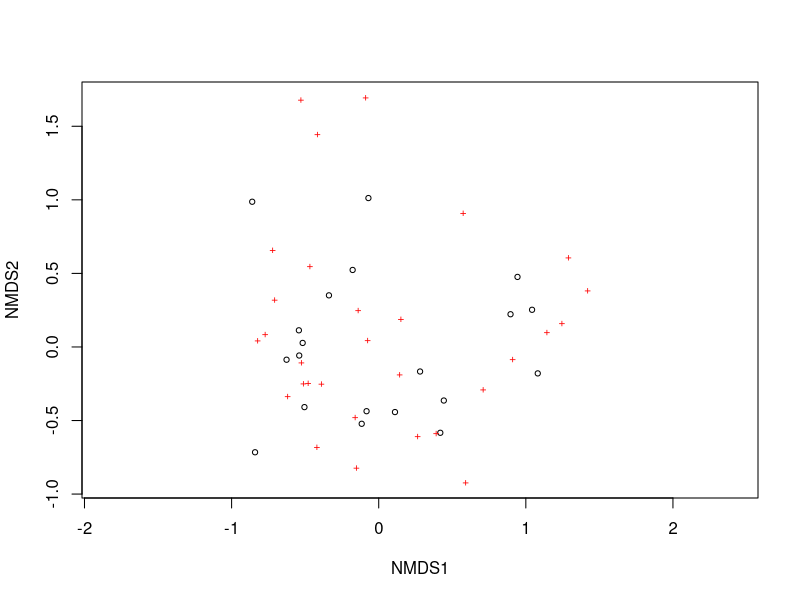
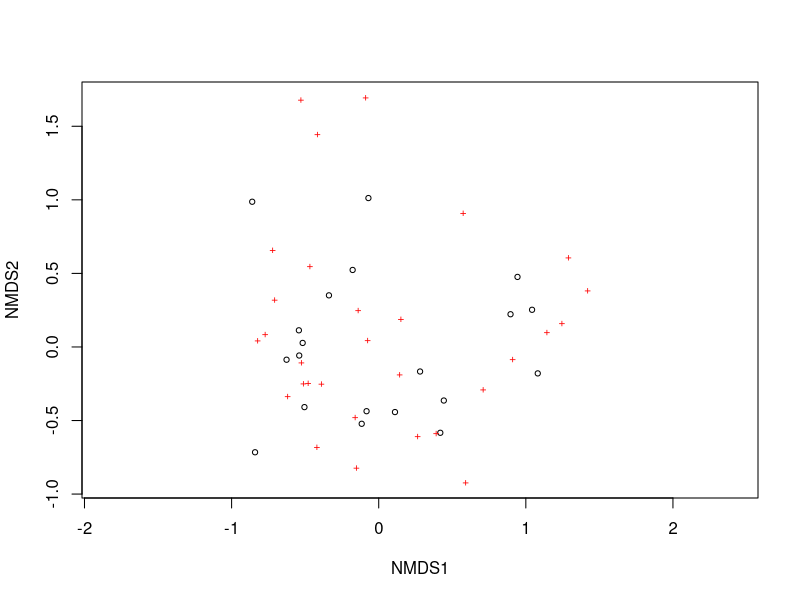
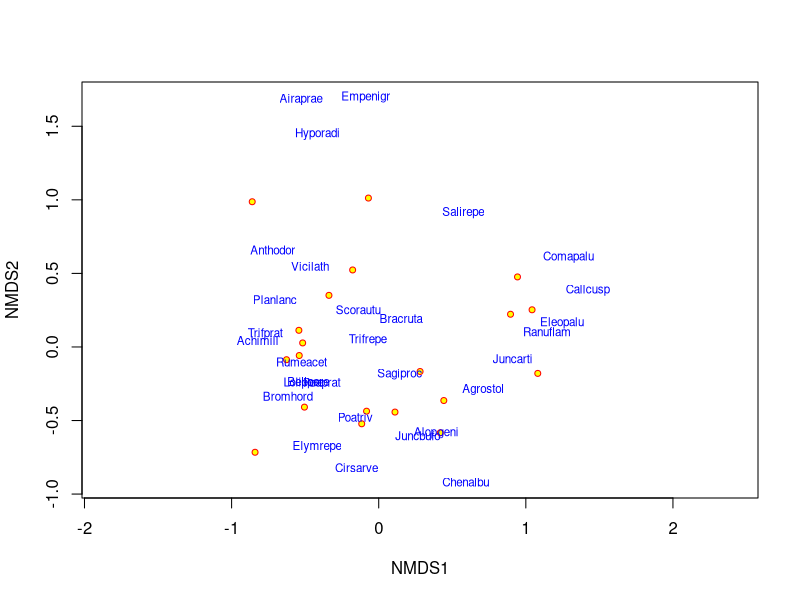
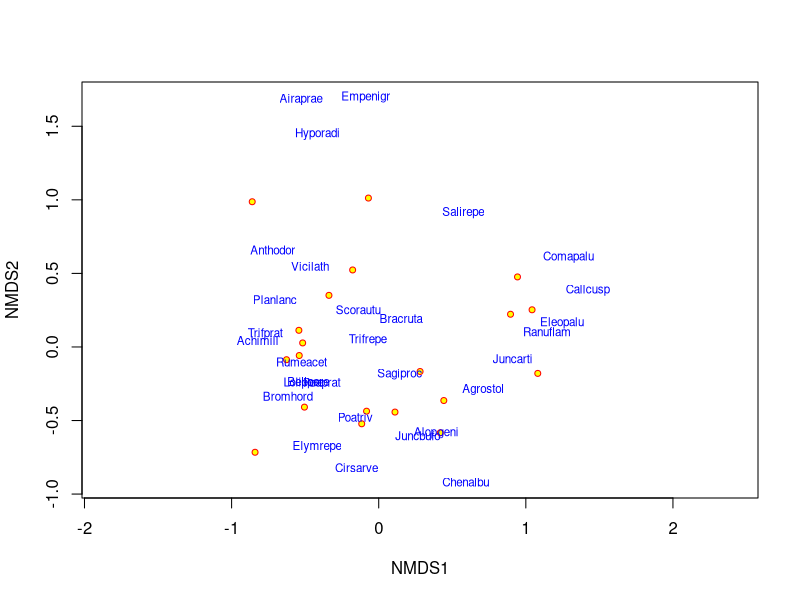
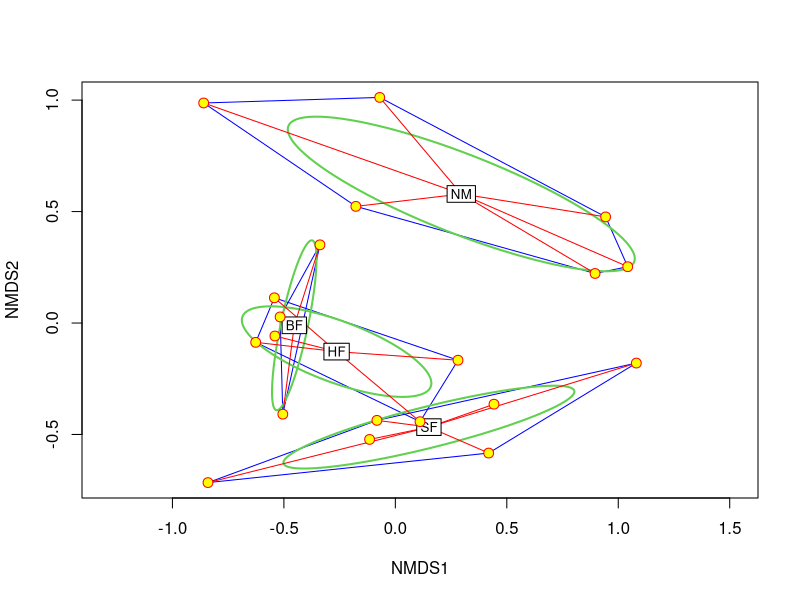
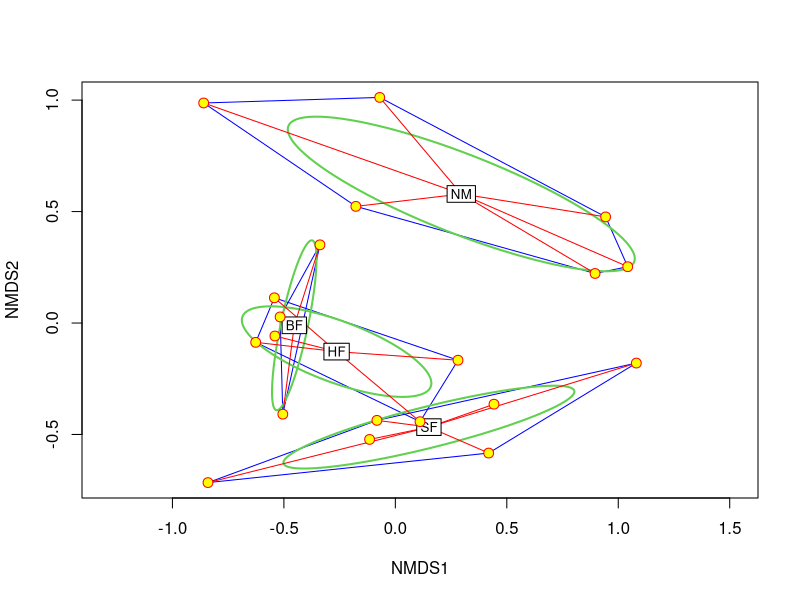
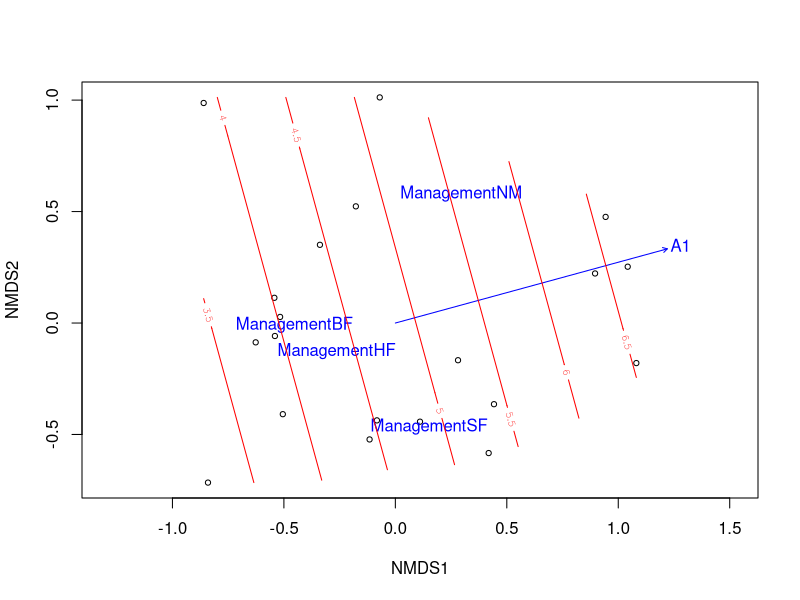
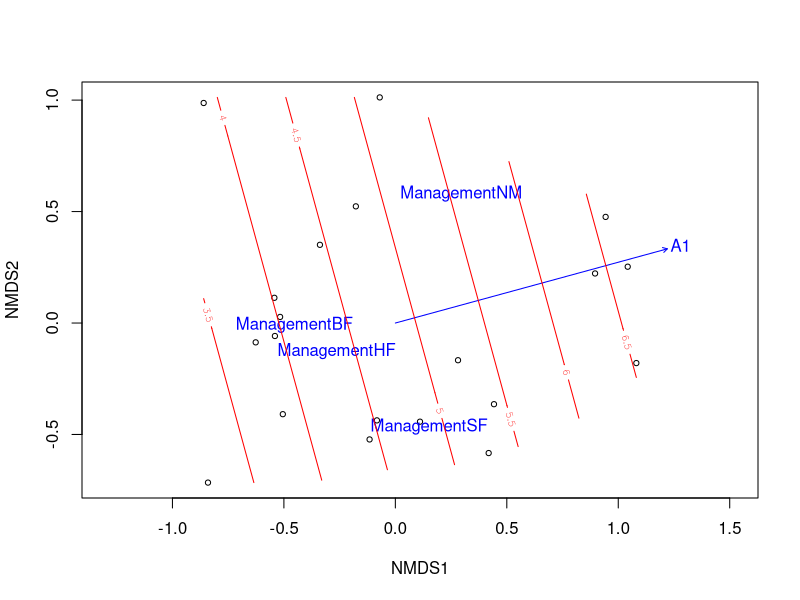

Write R code to recreate these figures, in order.
### R code from vignette source 'intro-vegan.Rnw'
### Encoding: UTF-8

###################################################
### code chunk number 1: intro-vegan.Rnw:48-53
###################################################
par(mfrow=c(1,1))
options(width=72)
figset <- function() par(mar=c(4,4,1,1)+.1)
options(SweaveHooks = list(fig = figset))
options("prompt" = "R> ", "continue" = "+  ")


###################################################
### code chunk number 2: intro-vegan.Rnw:85-88
###################################################
library(vegan)
data(dune)
ord <- decorana(dune)


###################################################
### code chunk number 3: intro-vegan.Rnw:91-92
###################################################
ord


###################################################
### code chunk number 4: intro-vegan.Rnw:115-117
###################################################
ord <- metaMDS(dune)
ord


###################################################
### code chunk number 5: a
###################################################
plot(ord)


###################################################
### code chunk number 6: intro-vegan.Rnw:132-133
###################################################
plot(ord)


###################################################
### code chunk number 7: a
###################################################
plot(ord, type = "n")
points(ord, display = "sites", cex = 0.8, pch=21, col="red", bg="yellow")
text(ord, display = "spec", cex=0.7, col="blue")


###################################################
### code chunk number 8: intro-vegan.Rnw:154-155
###################################################
plot(ord, type = "n")
points(ord, display = "sites", cex = 0.8, pch=21, col="red", bg="yellow")
text(ord, display = "spec", cex=0.7, col="blue")


###################################################
### code chunk number 9: intro-vegan.Rnw:219-221
###################################################
data(dune.env)
attach(dune.env)


###################################################
### code chunk number 10: a
###################################################
plot(ord, disp="sites", type="n")
ordihull(ord, Management, col="blue")
ordiellipse(ord, Management, col=3,lwd=2)
ordispider(ord, Management, col="red", label = TRUE)
points(ord, disp="sites", pch=21, col="red", bg="yellow", cex=1.3)


###################################################
### code chunk number 11: intro-vegan.Rnw:231-232
###################################################
plot(ord, disp="sites", type="n")
ordihull(ord, Management, col="blue")
ordiellipse(ord, Management, col=3,lwd=2)
ordispider(ord, Management, col="red", label = TRUE)
points(ord, disp="sites", pch=21, col="red", bg="yellow", cex=1.3)


###################################################
### code chunk number 12: intro-vegan.Rnw:262-264
###################################################
ord.fit <- envfit(ord ~ A1 + Management, data=dune.env, perm=1000)
ord.fit


###################################################
### code chunk number 13: a
###################################################
plot(ord, dis="site")
plot(ord.fit)


###################################################
### code chunk number 14: b
###################################################
ordisurf(ord, A1, add=TRUE)


###################################################
### code chunk number 15: intro-vegan.Rnw:280-282
###################################################
plot(ord, dis="site")
plot(ord.fit)
ordisurf(ord, A1, add=TRUE)


###################################################
### code chunk number 16: intro-vegan.Rnw:302-304
###################################################
ord <- cca(dune ~ A1 + Management, data=dune.env)
ord


###################################################
### code chunk number 17: a
###################################################
plot(ord)


###################################################
### code chunk number 18: intro-vegan.Rnw:311-312
###################################################
plot(ord)


###################################################
### code chunk number 19: intro-vegan.Rnw:329-330
###################################################
cca(dune ~ ., data=dune.env)


###################################################
### code chunk number 20: intro-vegan.Rnw:339-340
###################################################
anova(ord)


###################################################
### code chunk number 21: intro-vegan.Rnw:354-355
###################################################
anova(ord, by="term", permu=200)


###################################################
### code chunk number 22: intro-vegan.Rnw:361-362
###################################################
anova(ord, by="mar")


###################################################
### code chunk number 23: a
###################################################
anova(ord, by="axis", perm=500)


###################################################
### code chunk number 24: intro-vegan.Rnw:379-381
###################################################
ord <- cca(dune ~ A1 + Management + Condition(Moisture), data=dune.env)
ord


###################################################
### code chunk number 25: intro-vegan.Rnw:386-387
###################################################
anova(ord, by="term", perm=500)


###################################################
### code chunk number 26: intro-vegan.Rnw:392-393
###################################################
anova(ord, by="term", perm=500, strata=Moisture)


###################################################
### code chunk number 27: intro-vegan.Rnw:397-398
###################################################
detach(dune.env)


